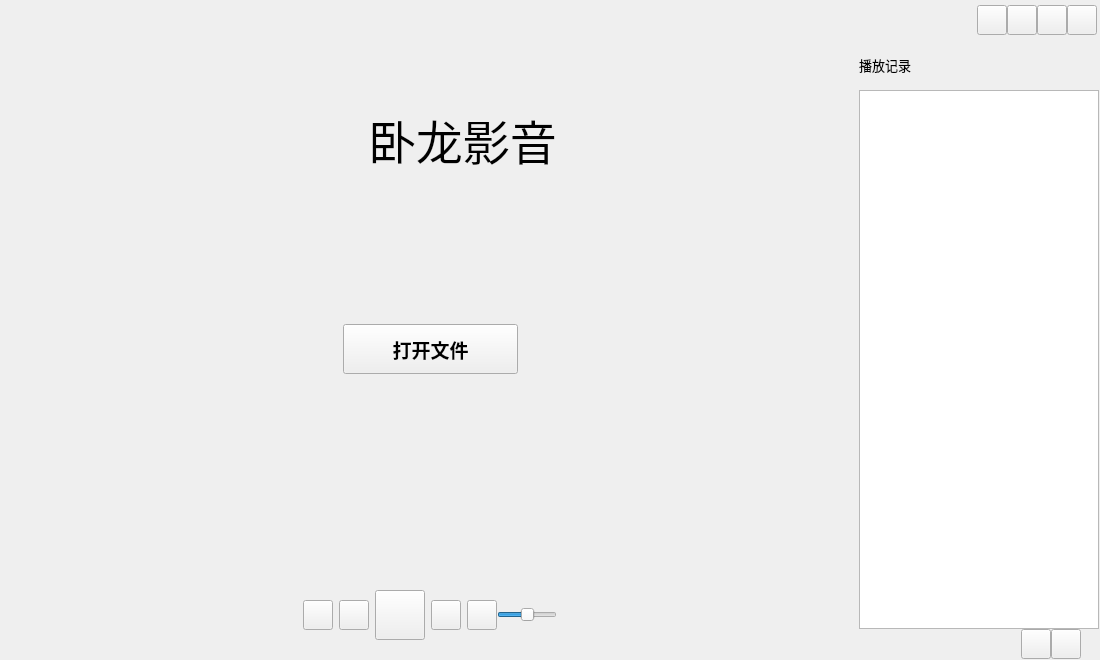
<?xml version="1.0" encoding="UTF-8"?>
<ui version="4.0">
 <class>FrmWidget</class>
 <widget class="QWidget" name="FrmWidget">
  <property name="geometry">
   <rect>
    <x>0</x>
    <y>0</y>
    <width>1100</width>
    <height>660</height>
   </rect>
  </property>
  <property name="windowTitle">
   <string>FrmWidget</string>
  </property>
  <property name="styleSheet">
   <string notr="true"/>
  </property>
  <layout class="QGridLayout" name="gridLayout_4">
   <property name="leftMargin">
    <number>1</number>
   </property>
   <property name="topMargin">
    <number>0</number>
   </property>
   <property name="rightMargin">
    <number>1</number>
   </property>
   <property name="bottomMargin">
    <number>1</number>
   </property>
   <property name="spacing">
    <number>0</number>
   </property>
   <item row="1" column="0">
    <widget class="QWidget" name="widget_left" native="true">
     <layout class="QVBoxLayout" name="verticalLayout">
      <property name="spacing">
       <number>0</number>
      </property>
      <property name="leftMargin">
       <number>0</number>
      </property>
      <property name="topMargin">
       <number>0</number>
      </property>
      <property name="rightMargin">
       <number>0</number>
      </property>
      <property name="bottomMargin">
       <number>0</number>
      </property>
      <item>
       <widget class="QStackedWidget" name="stackedWidget_video">
        <property name="currentIndex">
         <number>1</number>
        </property>
        <widget class="VideoWidget" name="page_video_start">
         <layout class="QHBoxLayout" name="horizontalLayout_8">
          <property name="spacing">
           <number>0</number>
          </property>
          <property name="leftMargin">
           <number>0</number>
          </property>
          <property name="topMargin">
           <number>0</number>
          </property>
          <property name="rightMargin">
           <number>0</number>
          </property>
          <property name="bottomMargin">
           <number>0</number>
          </property>
          <item>
           <spacer name="horizontalSpacer_11">
            <property name="orientation">
             <enum>Qt::Horizontal</enum>
            </property>
            <property name="sizeHint" stdset="0">
             <size>
              <width>835</width>
              <height>20</height>
             </size>
            </property>
           </spacer>
          </item>
          <item>
           <widget class="QWidget" name="widget_2" native="true">
            <layout class="QVBoxLayout" name="verticalLayout_6">
             <property name="spacing">
              <number>0</number>
             </property>
             <property name="leftMargin">
              <number>0</number>
             </property>
             <property name="topMargin">
              <number>0</number>
             </property>
             <property name="rightMargin">
              <number>0</number>
             </property>
             <property name="bottomMargin">
              <number>0</number>
             </property>
             <item>
              <widget class="QPushButton" name="listHideBtn">
               <property name="minimumSize">
                <size>
                 <width>20</width>
                 <height>100</height>
                </size>
               </property>
               <property name="maximumSize">
                <size>
                 <width>20</width>
                 <height>100</height>
                </size>
               </property>
               <property name="text">
                <string/>
               </property>
              </widget>
             </item>
            </layout>
           </widget>
          </item>
         </layout>
        </widget>
        <widget class="QWidget" name="page_video_stop">
         <layout class="QGridLayout" name="gridLayout_3">
          <property name="leftMargin">
           <number>0</number>
          </property>
          <property name="topMargin">
           <number>0</number>
          </property>
          <property name="rightMargin">
           <number>0</number>
          </property>
          <property name="bottomMargin">
           <number>0</number>
          </property>
          <property name="spacing">
           <number>0</number>
          </property>
          <item row="0" column="0">
           <widget class="QWidget" name="widget_home" native="true">
            <layout class="QVBoxLayout" name="verticalLayout_5">
             <item>
              <widget class="QWidget" name="widget_3" native="true">
               <layout class="QHBoxLayout" name="horizontalLayout_6">
                <property name="spacing">
                 <number>16</number>
                </property>
                <item>
                 <spacer name="horizontalSpacer_8">
                  <property name="orientation">
                   <enum>Qt::Horizontal</enum>
                  </property>
                  <property name="sizeHint" stdset="0">
                   <size>
                    <width>40</width>
                    <height>20</height>
                   </size>
                  </property>
                 </spacer>
                </item>
                <item>
                 <widget class="QLabel" name="label">
                  <property name="minimumSize">
                   <size>
                    <width>70</width>
                    <height>70</height>
                   </size>
                  </property>
                  <property name="maximumSize">
                   <size>
                    <width>70</width>
                    <height>70</height>
                   </size>
                  </property>
                  <property name="styleSheet">
                   <string notr="true">border-image: url(:/images/home_logo.png);</string>
                  </property>
                  <property name="text">
                   <string/>
                  </property>
                 </widget>
                </item>
                <item>
                 <widget class="QLabel" name="label_logo">
                  <property name="font">
                   <font>
                    <family>华文琥珀</family>
                    <pointsize>35</pointsize>
                    <weight>50</weight>
                    <bold>false</bold>
                   </font>
                  </property>
                  <property name="text">
                   <string>卧龙影音</string>
                  </property>
                  <property name="alignment">
                   <set>Qt::AlignLeading|Qt::AlignLeft|Qt::AlignVCenter</set>
                  </property>
                 </widget>
                </item>
                <item>
                 <spacer name="horizontalSpacer_9">
                  <property name="orientation">
                   <enum>Qt::Horizontal</enum>
                  </property>
                  <property name="sizeHint" stdset="0">
                   <size>
                    <width>40</width>
                    <height>20</height>
                   </size>
                  </property>
                 </spacer>
                </item>
                <item>
                 <spacer name="verticalSpacer_2">
                  <property name="orientation">
                   <enum>Qt::Vertical</enum>
                  </property>
                  <property name="sizeType">
                   <enum>QSizePolicy::Expanding</enum>
                  </property>
                  <property name="sizeHint" stdset="0">
                   <size>
                    <width>20</width>
                    <height>80</height>
                   </size>
                  </property>
                 </spacer>
                </item>
               </layout>
              </widget>
             </item>
             <item>
              <spacer name="verticalSpacer_3">
               <property name="orientation">
                <enum>Qt::Vertical</enum>
               </property>
               <property name="sizeType">
                <enum>QSizePolicy::Fixed</enum>
               </property>
               <property name="sizeHint" stdset="0">
                <size>
                 <width>20</width>
                 <height>80</height>
                </size>
               </property>
              </spacer>
             </item>
             <item>
              <widget class="QWidget" name="widget_openfile" native="true">
               <layout class="QHBoxLayout" name="horizontalLayout_7">
                <item>
                 <spacer name="horizontalSpacer_4">
                  <property name="orientation">
                   <enum>Qt::Horizontal</enum>
                  </property>
                  <property name="sizeHint" stdset="0">
                   <size>
                    <width>40</width>
                    <height>20</height>
                   </size>
                  </property>
                 </spacer>
                </item>
                <item>
                 <widget class="QToolButton" name="openFileTbtn">
                  <property name="minimumSize">
                   <size>
                    <width>175</width>
                    <height>50</height>
                   </size>
                  </property>
                  <property name="maximumSize">
                   <size>
                    <width>175</width>
                    <height>50</height>
                   </size>
                  </property>
                  <property name="font">
                   <font>
                    <family>微软雅黑</family>
                    <pointsize>14</pointsize>
                    <weight>75</weight>
                    <bold>true</bold>
                   </font>
                  </property>
                  <property name="layoutDirection">
                   <enum>Qt::LeftToRight</enum>
                  </property>
                  <property name="styleSheet">
                   <string notr="true"/>
                  </property>
                  <property name="text">
                   <string>打开文件</string>
                  </property>
                  <property name="autoRepeat">
                   <bool>false</bool>
                  </property>
                  <property name="toolButtonStyle">
                   <enum>Qt::ToolButtonTextBesideIcon</enum>
                  </property>
                  <property name="autoRaise">
                   <bool>false</bool>
                  </property>
                  <property name="arrowType">
                   <enum>Qt::NoArrow</enum>
                  </property>
                 </widget>
                </item>
                <item>
                 <spacer name="horizontalSpacer_5">
                  <property name="orientation">
                   <enum>Qt::Horizontal</enum>
                  </property>
                  <property name="sizeHint" stdset="0">
                   <size>
                    <width>40</width>
                    <height>20</height>
                   </size>
                  </property>
                 </spacer>
                </item>
               </layout>
              </widget>
             </item>
             <item>
              <spacer name="verticalSpacer">
               <property name="orientation">
                <enum>Qt::Vertical</enum>
               </property>
               <property name="sizeHint" stdset="0">
                <size>
                 <width>20</width>
                 <height>40</height>
                </size>
               </property>
              </spacer>
             </item>
            </layout>
           </widget>
          </item>
         </layout>
        </widget>
       </widget>
      </item>
      <item>
       <widget class="QWidget" name="widget_control" native="true">
        <property name="minimumSize">
         <size>
          <width>0</width>
          <height>88</height>
         </size>
        </property>
        <property name="maximumSize">
         <size>
          <width>16777215</width>
          <height>88</height>
         </size>
        </property>
        <layout class="QVBoxLayout" name="verticalLayout_2">
         <property name="spacing">
          <number>36</number>
         </property>
         <property name="leftMargin">
          <number>0</number>
         </property>
         <property name="topMargin">
          <number>0</number>
         </property>
         <property name="rightMargin">
          <number>0</number>
         </property>
         <property name="bottomMargin">
          <number>0</number>
         </property>
         <item>
          <widget class="QStackedWidget" name="stackedWidget">
           <widget class="QWidget" name="page_stop">
            <layout class="QVBoxLayout" name="verticalLayout_3">
             <property name="spacing">
              <number>0</number>
             </property>
             <property name="leftMargin">
              <number>0</number>
             </property>
             <property name="topMargin">
              <number>0</number>
             </property>
             <property name="rightMargin">
              <number>0</number>
             </property>
             <property name="bottomMargin">
              <number>0</number>
             </property>
             <item>
              <widget class="QWidget" name="widget_btn" native="true">
               <layout class="QHBoxLayout" name="horizontalLayout" stretch="0,0,0,0,0,0,0">
                <property name="leftMargin">
                 <number>0</number>
                </property>
                <property name="topMargin">
                 <number>0</number>
                </property>
                <property name="rightMargin">
                 <number>0</number>
                </property>
                <property name="bottomMargin">
                 <number>0</number>
                </property>
                <item>
                 <spacer name="horizontalSpacer">
                  <property name="orientation">
                   <enum>Qt::Horizontal</enum>
                  </property>
                  <property name="sizeHint" stdset="0">
                   <size>
                    <width>307</width>
                    <height>13</height>
                   </size>
                  </property>
                 </spacer>
                </item>
                <item>
                 <widget class="QPushButton" name="stopBtn">
                  <property name="minimumSize">
                   <size>
                    <width>30</width>
                    <height>30</height>
                   </size>
                  </property>
                  <property name="maximumSize">
                   <size>
                    <width>30</width>
                    <height>30</height>
                   </size>
                  </property>
                  <property name="font">
                   <font>
                    <family>微软雅黑</family>
                   </font>
                  </property>
                  <property name="toolTip">
                   <string>停止</string>
                  </property>
                  <property name="text">
                   <string/>
                  </property>
                 </widget>
                </item>
                <item>
                 <widget class="QPushButton" name="previousBtn">
                  <property name="minimumSize">
                   <size>
                    <width>30</width>
                    <height>30</height>
                   </size>
                  </property>
                  <property name="maximumSize">
                   <size>
                    <width>30</width>
                    <height>30</height>
                   </size>
                  </property>
                  <property name="font">
                   <font>
                    <family>微软雅黑</family>
                   </font>
                  </property>
                  <property name="toolTip">
                   <string>上一个</string>
                  </property>
                  <property name="text">
                   <string/>
                  </property>
                 </widget>
                </item>
                <item>
                 <widget class="QPushButton" name="playBtn">
                  <property name="minimumSize">
                   <size>
                    <width>50</width>
                    <height>50</height>
                   </size>
                  </property>
                  <property name="font">
                   <font>
                    <family>微软雅黑</family>
                   </font>
                  </property>
                  <property name="toolTip">
                   <string>播放</string>
                  </property>
                  <property name="text">
                   <string/>
                  </property>
                 </widget>
                </item>
                <item>
                 <widget class="QPushButton" name="nextBtn">
                  <property name="minimumSize">
                   <size>
                    <width>30</width>
                    <height>30</height>
                   </size>
                  </property>
                  <property name="maximumSize">
                   <size>
                    <width>30</width>
                    <height>30</height>
                   </size>
                  </property>
                  <property name="font">
                   <font>
                    <family>微软雅黑</family>
                   </font>
                  </property>
                  <property name="toolTip">
                   <string>下一个</string>
                  </property>
                  <property name="text">
                   <string/>
                  </property>
                 </widget>
                </item>
                <item>
                 <widget class="QWidget" name="widget" native="true">
                  <property name="sizePolicy">
                   <sizepolicy hsizetype="Fixed" vsizetype="Preferred">
                    <horstretch>0</horstretch>
                    <verstretch>0</verstretch>
                   </sizepolicy>
                  </property>
                  <layout class="QHBoxLayout" name="horizontalLayout_5">
                   <property name="spacing">
                    <number>0</number>
                   </property>
                   <property name="leftMargin">
                    <number>0</number>
                   </property>
                   <property name="topMargin">
                    <number>0</number>
                   </property>
                   <property name="rightMargin">
                    <number>0</number>
                   </property>
                   <property name="bottomMargin">
                    <number>0</number>
                   </property>
                   <item>
                    <widget class="QPushButton" name="volumeBtn">
                     <property name="minimumSize">
                      <size>
                       <width>30</width>
                       <height>30</height>
                      </size>
                     </property>
                     <property name="maximumSize">
                      <size>
                       <width>30</width>
                       <height>30</height>
                      </size>
                     </property>
                     <property name="font">
                      <font>
                       <family>微软雅黑</family>
                      </font>
                     </property>
                     <property name="toolTip">
                      <string>静音</string>
                     </property>
                     <property name="text">
                      <string/>
                     </property>
                    </widget>
                   </item>
                   <item>
                    <widget class="QSlider" name="volumeSlider">
                     <property name="minimumSize">
                      <size>
                       <width>60</width>
                       <height>0</height>
                      </size>
                     </property>
                     <property name="maximumSize">
                      <size>
                       <width>60</width>
                       <height>16777215</height>
                      </size>
                     </property>
                     <property name="maximum">
                      <number>100</number>
                     </property>
                     <property name="value">
                      <number>50</number>
                     </property>
                     <property name="orientation">
                      <enum>Qt::Horizontal</enum>
                     </property>
                    </widget>
                   </item>
                  </layout>
                 </widget>
                </item>
                <item>
                 <spacer name="horizontalSpacer_2">
                  <property name="orientation">
                   <enum>Qt::Horizontal</enum>
                  </property>
                  <property name="sizeHint" stdset="0">
                   <size>
                    <width>307</width>
                    <height>13</height>
                   </size>
                  </property>
                 </spacer>
                </item>
               </layout>
              </widget>
             </item>
            </layout>
           </widget>
           <widget class="QWidget" name="page_start">
            <layout class="QVBoxLayout" name="verticalLayout_4">
             <property name="spacing">
              <number>0</number>
             </property>
             <property name="leftMargin">
              <number>0</number>
             </property>
             <property name="topMargin">
              <number>0</number>
             </property>
             <property name="rightMargin">
              <number>0</number>
             </property>
             <property name="bottomMargin">
              <number>0</number>
             </property>
             <item>
              <widget class="QWidget" name="widget_slider" native="true">
               <layout class="QHBoxLayout" name="horizontalLayout_4">
                <property name="leftMargin">
                 <number>10</number>
                </property>
                <property name="topMargin">
                 <number>0</number>
                </property>
                <property name="rightMargin">
                 <number>10</number>
                </property>
                <property name="bottomMargin">
                 <number>0</number>
                </property>
                <item>
                 <widget class="QPushButton" name="backwardBtn">
                  <property name="minimumSize">
                   <size>
                    <width>30</width>
                    <height>20</height>
                   </size>
                  </property>
                  <property name="maximumSize">
                   <size>
                    <width>30</width>
                    <height>20</height>
                   </size>
                  </property>
                  <property name="text">
                   <string/>
                  </property>
                 </widget>
                </item>
                <item>
                 <widget class="QSlider" name="timeSlider">
                  <property name="orientation">
                   <enum>Qt::Horizontal</enum>
                  </property>
                 </widget>
                </item>
                <item>
                 <widget class="QPushButton" name="forwardBtn">
                  <property name="minimumSize">
                   <size>
                    <width>30</width>
                    <height>20</height>
                   </size>
                  </property>
                  <property name="maximumSize">
                   <size>
                    <width>30</width>
                    <height>20</height>
                   </size>
                  </property>
                  <property name="text">
                   <string/>
                  </property>
                 </widget>
                </item>
               </layout>
              </widget>
             </item>
             <item>
              <widget class="QWidget" name="widget_btn_2" native="true">
               <layout class="QHBoxLayout" name="horizontalLayout_2">
                <property name="leftMargin">
                 <number>0</number>
                </property>
                <property name="topMargin">
                 <number>0</number>
                </property>
                <property name="rightMargin">
                 <number>0</number>
                </property>
                <property name="bottomMargin">
                 <number>0</number>
                </property>
                <item>
                 <spacer name="horizontalSpacer_6">
                  <property name="orientation">
                   <enum>Qt::Horizontal</enum>
                  </property>
                  <property name="sizeHint" stdset="0">
                   <size>
                    <width>507</width>
                    <height>13</height>
                   </size>
                  </property>
                 </spacer>
                </item>
                <item>
                 <widget class="QPushButton" name="playBtn_2">
                  <property name="minimumSize">
                   <size>
                    <width>50</width>
                    <height>50</height>
                   </size>
                  </property>
                  <property name="text">
                   <string/>
                  </property>
                 </widget>
                </item>
                <item>
                 <spacer name="horizontalSpacer_7">
                  <property name="orientation">
                   <enum>Qt::Horizontal</enum>
                  </property>
                  <property name="sizeHint" stdset="0">
                   <size>
                    <width>507</width>
                    <height>13</height>
                   </size>
                  </property>
                 </spacer>
                </item>
               </layout>
              </widget>
             </item>
            </layout>
           </widget>
          </widget>
         </item>
        </layout>
       </widget>
      </item>
     </layout>
    </widget>
   </item>
   <item row="1" column="1">
    <widget class="QWidget" name="widget_right" native="true">
     <property name="sizePolicy">
      <sizepolicy hsizetype="Fixed" vsizetype="Expanding">
       <horstretch>0</horstretch>
       <verstretch>0</verstretch>
      </sizepolicy>
     </property>
     <property name="minimumSize">
      <size>
       <width>240</width>
       <height>0</height>
      </size>
     </property>
     <property name="maximumSize">
      <size>
       <width>240</width>
       <height>16777215</height>
      </size>
     </property>
     <layout class="QGridLayout" name="gridLayout_5">
      <property name="leftMargin">
       <number>0</number>
      </property>
      <property name="topMargin">
       <number>0</number>
      </property>
      <property name="rightMargin">
       <number>0</number>
      </property>
      <property name="bottomMargin">
       <number>0</number>
      </property>
      <property name="horizontalSpacing">
       <number>0</number>
      </property>
      <item row="0" column="1">
       <widget class="QWidget" name="widget_4" native="true">
        <layout class="QVBoxLayout" name="verticalLayout_7">
         <property name="spacing">
          <number>0</number>
         </property>
         <property name="leftMargin">
          <number>0</number>
         </property>
         <property name="topMargin">
          <number>0</number>
         </property>
         <property name="rightMargin">
          <number>0</number>
         </property>
         <property name="bottomMargin">
          <number>0</number>
         </property>
         <item>
          <widget class="QWidget" name="widget_record" native="true">
           <property name="minimumSize">
            <size>
             <width>0</width>
             <height>50</height>
            </size>
           </property>
           <property name="maximumSize">
            <size>
             <width>16777215</width>
             <height>50</height>
            </size>
           </property>
           <layout class="QVBoxLayout" name="verticalLayout_8">
            <property name="spacing">
             <number>0</number>
            </property>
            <property name="leftMargin">
             <number>0</number>
            </property>
            <property name="topMargin">
             <number>0</number>
            </property>
            <property name="rightMargin">
             <number>0</number>
            </property>
            <property name="bottomMargin">
             <number>0</number>
            </property>
            <item>
             <widget class="QLabel" name="label_record">
              <property name="minimumSize">
               <size>
                <width>0</width>
                <height>50</height>
               </size>
              </property>
              <property name="maximumSize">
               <size>
                <width>16777215</width>
                <height>50</height>
               </size>
              </property>
              <property name="font">
               <font>
                <family>微软雅黑</family>
                <pointsize>10</pointsize>
               </font>
              </property>
              <property name="text">
               <string>播放记录</string>
              </property>
              <property name="margin">
               <number>12</number>
              </property>
             </widget>
            </item>
           </layout>
          </widget>
         </item>
         <item>
          <widget class="QWidget" name="widget_playlist" native="true">
           <property name="sizePolicy">
            <sizepolicy hsizetype="Preferred" vsizetype="Expanding">
             <horstretch>0</horstretch>
             <verstretch>0</verstretch>
            </sizepolicy>
           </property>
           <layout class="QVBoxLayout" name="verticalLayout_9">
            <property name="spacing">
             <number>0</number>
            </property>
            <property name="leftMargin">
             <number>0</number>
            </property>
            <property name="topMargin">
             <number>0</number>
            </property>
            <property name="rightMargin">
             <number>0</number>
            </property>
            <property name="bottomMargin">
             <number>0</number>
            </property>
            <item>
             <widget class="QListView" name="playList">
              <property name="minimumSize">
               <size>
                <width>240</width>
                <height>0</height>
               </size>
              </property>
              <property name="maximumSize">
               <size>
                <width>240</width>
                <height>16777215</height>
               </size>
              </property>
              <property name="font">
               <font>
                <family>Microsoft YaHei</family>
                <pointsize>10</pointsize>
               </font>
              </property>
              <property name="editTriggers">
               <set>QAbstractItemView::NoEditTriggers</set>
              </property>
             </widget>
            </item>
           </layout>
          </widget>
         </item>
         <item>
          <widget class="QWidget" name="widget_order" native="true">
           <property name="minimumSize">
            <size>
             <width>0</width>
             <height>30</height>
            </size>
           </property>
           <property name="maximumSize">
            <size>
             <width>16777215</width>
             <height>30</height>
            </size>
           </property>
           <layout class="QHBoxLayout" name="horizontalLayout_9">
            <property name="spacing">
             <number>0</number>
            </property>
            <property name="leftMargin">
             <number>0</number>
            </property>
            <property name="topMargin">
             <number>0</number>
            </property>
            <property name="rightMargin">
             <number>18</number>
            </property>
            <property name="bottomMargin">
             <number>0</number>
            </property>
            <item>
             <spacer name="horizontalSpacer_10">
              <property name="orientation">
               <enum>Qt::Horizontal</enum>
              </property>
              <property name="sizeHint" stdset="0">
               <size>
                <width>129</width>
                <height>20</height>
               </size>
              </property>
             </spacer>
            </item>
            <item>
             <widget class="QPushButton" name="playOrderBtn">
              <property name="minimumSize">
               <size>
                <width>30</width>
                <height>30</height>
               </size>
              </property>
              <property name="maximumSize">
               <size>
                <width>30</width>
                <height>30</height>
               </size>
              </property>
              <property name="toolTip">
               <string>播放顺序</string>
              </property>
              <property name="text">
               <string/>
              </property>
             </widget>
            </item>
            <item>
             <widget class="QPushButton" name="openFileBtn_2">
              <property name="minimumSize">
               <size>
                <width>30</width>
                <height>30</height>
               </size>
              </property>
              <property name="maximumSize">
               <size>
                <width>30</width>
                <height>30</height>
               </size>
              </property>
              <property name="text">
               <string/>
              </property>
             </widget>
            </item>
           </layout>
          </widget>
         </item>
        </layout>
       </widget>
      </item>
     </layout>
    </widget>
   </item>
   <item row="0" column="0" colspan="2">
    <widget class="QWidget" name="widget_title" native="true">
     <property name="minimumSize">
      <size>
       <width>0</width>
       <height>40</height>
      </size>
     </property>
     <property name="maximumSize">
      <size>
       <width>16777215</width>
       <height>40</height>
      </size>
     </property>
     <layout class="QHBoxLayout" name="horizontalLayout_3">
      <property name="spacing">
       <number>0</number>
      </property>
      <property name="leftMargin">
       <number>10</number>
      </property>
      <property name="topMargin">
       <number>0</number>
      </property>
      <property name="rightMargin">
       <number>2</number>
      </property>
      <property name="bottomMargin">
       <number>0</number>
      </property>
      <item>
       <widget class="QLabel" name="label_ico">
        <property name="minimumSize">
         <size>
          <width>30</width>
          <height>30</height>
         </size>
        </property>
        <property name="maximumSize">
         <size>
          <width>1</width>
          <height>30</height>
         </size>
        </property>
        <property name="styleSheet">
         <string notr="true">border-image: url(:/images/sd_logo.png);</string>
        </property>
        <property name="text">
         <string/>
        </property>
        <property name="scaledContents">
         <bool>true</bool>
        </property>
       </widget>
      </item>
      <item>
       <widget class="QLabel" name="label_title">
        <property name="sizePolicy">
         <sizepolicy hsizetype="Expanding" vsizetype="Preferred">
          <horstretch>0</horstretch>
          <verstretch>0</verstretch>
         </sizepolicy>
        </property>
        <property name="minimumSize">
         <size>
          <width>60</width>
          <height>0</height>
         </size>
        </property>
        <property name="maximumSize">
         <size>
          <width>16777215</width>
          <height>30</height>
         </size>
        </property>
        <property name="font">
         <font>
          <family>微软雅黑</family>
         </font>
        </property>
        <property name="text">
         <string/>
        </property>
        <property name="margin">
         <number>9</number>
        </property>
       </widget>
      </item>
      <item>
       <spacer name="horizontalSpacer_3">
        <property name="orientation">
         <enum>Qt::Horizontal</enum>
        </property>
        <property name="sizeType">
         <enum>QSizePolicy::Preferred</enum>
        </property>
        <property name="sizeHint" stdset="0">
         <size>
          <width>40</width>
          <height>20</height>
         </size>
        </property>
       </spacer>
      </item>
      <item>
       <widget class="QPushButton" name="openFileBtn">
        <property name="minimumSize">
         <size>
          <width>30</width>
          <height>30</height>
         </size>
        </property>
        <property name="maximumSize">
         <size>
          <width>30</width>
          <height>30</height>
         </size>
        </property>
        <property name="text">
         <string/>
        </property>
       </widget>
      </item>
      <item>
       <widget class="QPushButton" name="minBtn">
        <property name="minimumSize">
         <size>
          <width>30</width>
          <height>30</height>
         </size>
        </property>
        <property name="maximumSize">
         <size>
          <width>30</width>
          <height>30</height>
         </size>
        </property>
        <property name="styleSheet">
         <string notr="true"/>
        </property>
        <property name="text">
         <string/>
        </property>
       </widget>
      </item>
      <item>
       <widget class="QPushButton" name="maxBtn">
        <property name="minimumSize">
         <size>
          <width>30</width>
          <height>30</height>
         </size>
        </property>
        <property name="maximumSize">
         <size>
          <width>30</width>
          <height>30</height>
         </size>
        </property>
        <property name="styleSheet">
         <string notr="true"/>
        </property>
        <property name="text">
         <string/>
        </property>
       </widget>
      </item>
      <item>
       <widget class="QPushButton" name="closeBtn">
        <property name="sizePolicy">
         <sizepolicy hsizetype="Fixed" vsizetype="Fixed">
          <horstretch>0</horstretch>
          <verstretch>0</verstretch>
         </sizepolicy>
        </property>
        <property name="minimumSize">
         <size>
          <width>30</width>
          <height>30</height>
         </size>
        </property>
        <property name="maximumSize">
         <size>
          <width>30</width>
          <height>30</height>
         </size>
        </property>
        <property name="styleSheet">
         <string notr="true"/>
        </property>
        <property name="text">
         <string/>
        </property>
       </widget>
      </item>
     </layout>
    </widget>
   </item>
  </layout>
 </widget>
 <layoutdefault spacing="6" margin="11"/>
 <customwidgets>
  <customwidget>
   <class>VideoWidget</class>
   <extends>QWidget</extends>
   <header>videowidget.h</header>
   <container>1</container>
  </customwidget>
 </customwidgets>
 <resources/>
 <connections/>
</ui>
